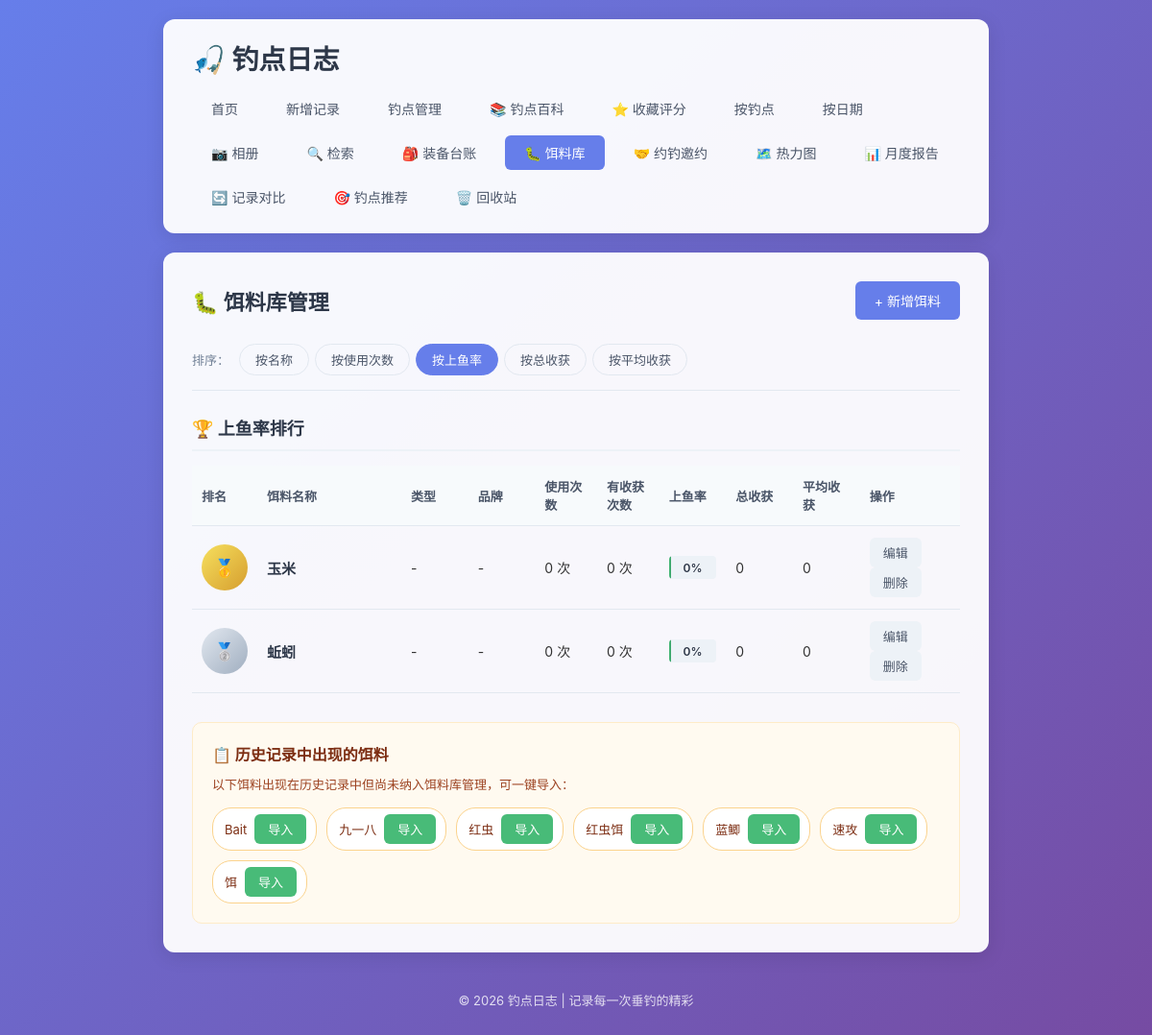
The page /baits on the database its author committed.
### tables this page shows
CREATE TABLE baits (
            id INTEGER PRIMARY KEY AUTOINCREMENT,
            name TEXT NOT NULL UNIQUE,
            type TEXT,
            brand TEXT,
            description TEXT,
            created_at TIMESTAMP DEFAULT CURRENT_TIMESTAMP
        , deleted_at TIMESTAMP);

### app.py (the view)
@app.route('/baits')
def baits_list():
    conn = get_db()
    sort_by = request.args.get('sort', 'success')
    baits = conn.execute('SELECT * FROM baits WHERE deleted_at IS NULL ORDER BY name').fetchall()
    bait_stats = []
    for bait in baits:
        bait_dict = dict(bait)
        stats = get_bait_usage_stats(conn, bait['name'])
        bait_dict.update(stats)
        bait_stats.append(bait_dict)
    if sort_by == 'usage':
        bait_stats.sort(key=lambda x: x['use_count'], reverse=True)
    elif sort_by == 'success':
        bait_stats.sort(key=lambda x: x['success_rate'], reverse=True)
    elif sort_by == 'harvest':
        bait_stats.sort(key=lambda x: x['total_harvest'], reverse=True)
    elif sort_by == 'avg_harvest':
        bait_stats.sort(key=lambda x: x['avg_harvest'], reverse=True)
    all_baits_from_logs = conn.execute(
        'SELECT DISTINCT bait FROM fishing_logs WHERE bait NOT IN (SELECT name FROM baits WHERE deleted_at IS NULL) AND bait IS NOT NULL AND bait != "" AND deleted_at IS NULL ORDER BY bait'
    ).fetchall()
    unmanaged_baits = [row['bait'] for row in all_baits_from_logs if row['bait']]
    conn.close()
    return render_template(
        'baits.html',
        baits=bait_stats,
        sort_by=sort_by,
        unmanaged_baits=unmanaged_baits
    )

### app.py (called while the page is built)
def get_db():
    conn = sqlite3.connect(DB_PATH)
    conn.row_factory = sqlite3.Row
    return conn

def get_bait_usage_stats(conn, bait_name):
    logs = conn.execute(
        'SELECT harvest FROM fishing_logs WHERE bait = ? AND deleted_at IS NULL',
        (bait_name,)
    ).fetchall()
    use_count = len(logs)
    total_harvest = sum(parse_harvest_value(log['harvest']) for log in logs)
    success_count = sum(1 for log in logs if parse_harvest_value(log['harvest']) > 0)
    success_rate = round((success_count / use_count * 100), 1) if use_count > 0 else 0
    avg_harvest = round((total_harvest / use_count), 2) if use_count > 0 else 0
    return {
        'use_count': use_count,
        'total_harvest': total_harvest,
        'success_count': success_count,
        'success_rate': success_rate,
        'avg_harvest': avg_harvest
    }

### templates/baits.html (shortened to what this page needs)
{% extends 'base.html' %}
{% block content %}
    <div class="page-header">
        <h2>🐛 饵料库管理</h2>
        <a href="{{ url_for('add_bait') }}" class="btn btn-primary">+ 新增饵料</a>
    </div>
    <div class="filter-bar">
        <div class="filter-group">
            <span class="filter-label">排序：</span>
            <a href="{{ url_for('baits_list', sort='name') }}" class="filter-btn {% if sort_by == 'name' %}active{% endif %}">按名称</a>
            <a href="{{ url_for('baits_list', sort='usage') }}" class="filter-btn {% if sort_by == 'usage' %}active{% endif %}">按使用次数</a>
            <a href="{{ url_for('baits_list', sort='success') }}" class="filter-btn {% if sort_by == 'success' %}active{% endif %}">按上鱼率</a>
            <a href="{{ url_for('baits_list', sort='harvest') }}" class="filter-btn {% if sort_by == 'harvest' %}active{% endif %}">按总收获</a>
            <a href="{{ url_for('baits_list', sort='avg_harvest') }}" class="filter-btn {% if sort_by == 'avg_harvest' %}active{% endif %}">按平均收获</a>
        </div>
    </div>
    {% if baits %}
        <div class="bait-ranking">
            <h3>🏆 上鱼率排行</h3>
            <table class="ranking-table">
                <thead>
                    <tr>
                        <th style="width: 60px;">排名</th>
                        <th>饵料名称</th>
                        <th style="width: 100px;">类型</th>
                        <th style="width: 100px;">品牌</th>
                        <th style="width: 90px;">使用次数</th>
                        <th style="width: 90px;">有收获次数</th>
                        <th style="width: 100px;">上鱼率</th>
                        <th style="width: 100px;">总收获</th>
                        <th style="width: 100px;">平均收获</th>
                        <th style="width: 140px;">操作</th>
                    </tr>
                </thead>
                <tbody>
                    {% for bait in baits %}
                        <tr>
                            <td>
                                {% if loop.index == 1 %}
                                    <span class="rank-badge gold">🥇</span>
                                {% elif loop.index == 2 %}
                                    <span class="rank-badge silver">🥈</span>
                                {% elif loop.index == 3 %}
                                    <span class="rank-badge bronze">🥉</span>
                                {% else %}
                                    <span class="rank-badge">{{ loop.index }}</span>
                                {% endif %}
                            </td>
                            <td class="bait-name-cell">
                                <strong>{{ bait.name }}</strong>
                            </td>
                            <td>{{ bait.type or '-' }}</td>
                            <td>{{ bait.brand or '-' }}</td>
                            <td>{{ bait.use_count }} 次</td>
                            <td>{{ bait.success_count }} 次</td>
                            <td>
                                <div class="success-rate-bar">
                                    <div class="success-rate-fill" style="width: {{ bait.success_rate }}%;"></div>
                                    <span class="success-rate-text">{{ bait.success_rate }}%</span>
                                </div>
                            </td>
                            <td>{{ bait.total_harvest }}</td>
                            <td>{{ bait.avg_harvest }}</td>
                            <td>
                                <a href="{{ url_for('edit_bait', bait_id=bait.id) }}" class="btn btn-small">编辑</a>
                                <form method="POST" action="{{ url_for('delete_bait', bait_id=bait.id) }}" style="display: inline;" onsubmit="return confirm('确定要删除这个饵料吗？');">
                                    <button type="submit" class="btn btn-small btn-danger">删除</button>
                                </form>
                            </td>
                        </tr>
                    {% endfor %}
                </tbody>
            </table>
        </div>
    {% else %}
        <div class="empty-state">
            <p>还没有添加任何饵料，快去添加第一个吧！</p>
            <a href="{{ url_for('add_bait') }}" class="btn btn-primary">+ 新增饵料</a>
        </div>
    {% endif %}
    {% if unmanaged_baits %}
        <div class="unmanaged-baits">
            <h3>📋 历史记录中出现的饵料</h3>
            <p>以下饵料出现在历史记录中但尚未纳入饵料库管理，可一键导入：</p>
            <div class="unmanaged-list">
                {% for bait_name in unmanaged_baits %}
                    <div class="unmanaged-item">
                        <span>{{ bait_name }}</span>
                        <form method="POST" action="{{ url_for('import_bait', bait_name=bait_name) }}" style="display: inline;">
                            <button type="submit" class="btn btn-small btn-success">导入</button>
                        </form>
                    </div>
                {% endfor %}
            </div>
        </div>
    {% endif %}
{% endblock %}

### rows shown on the page
baits: name "玉米", type "-", brand "-", use_count "0", success_count "0", success_rate "0", total_harvest "0", avg_harvest "0"
baits: name "蚯蚓", type "-", brand "-", use_count "0", success_count "0", success_rate "0", total_harvest "0", avg_harvest "0"

### other values the page prints
{{ bait_name }} "Bait" "九一八" "红虫" "红虫饵" "蓝鲫" "速攻" "饵"
